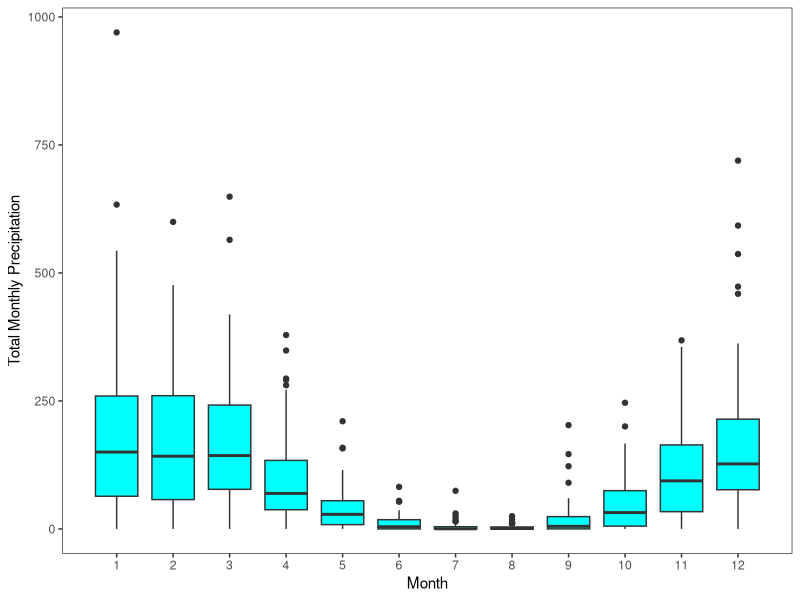
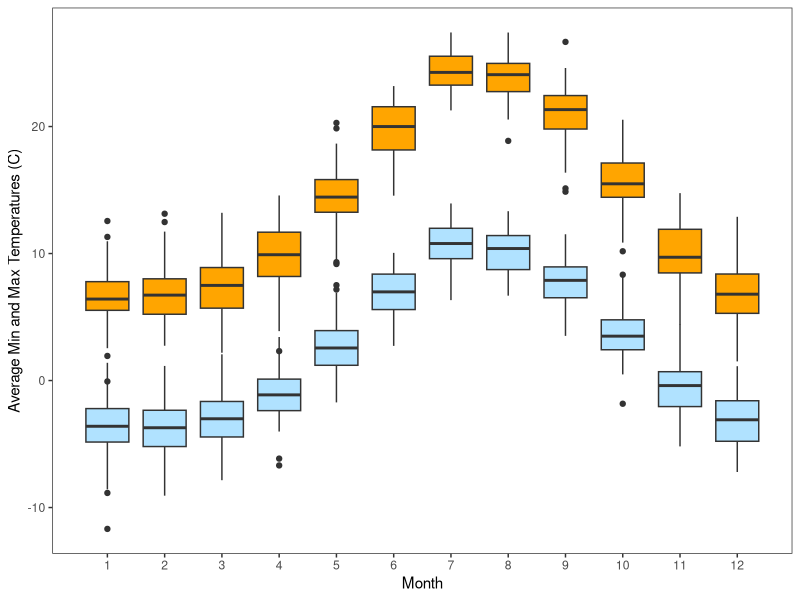
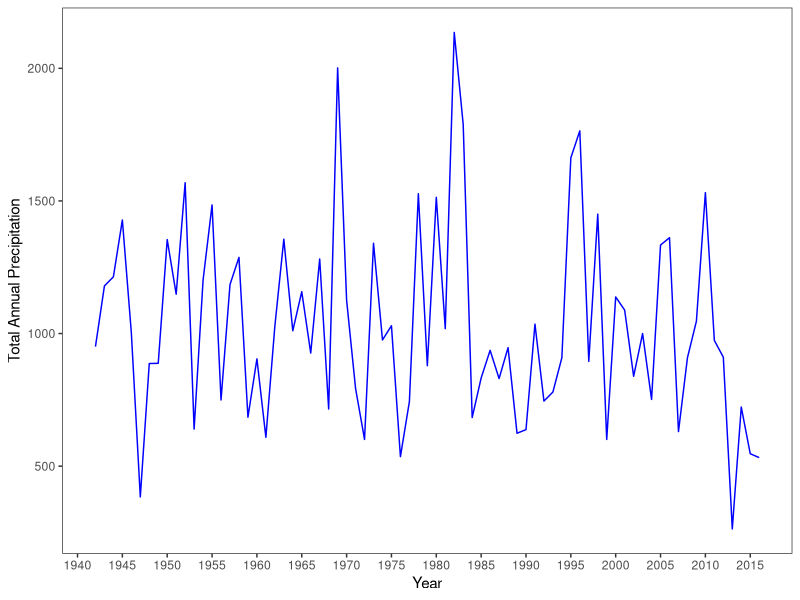
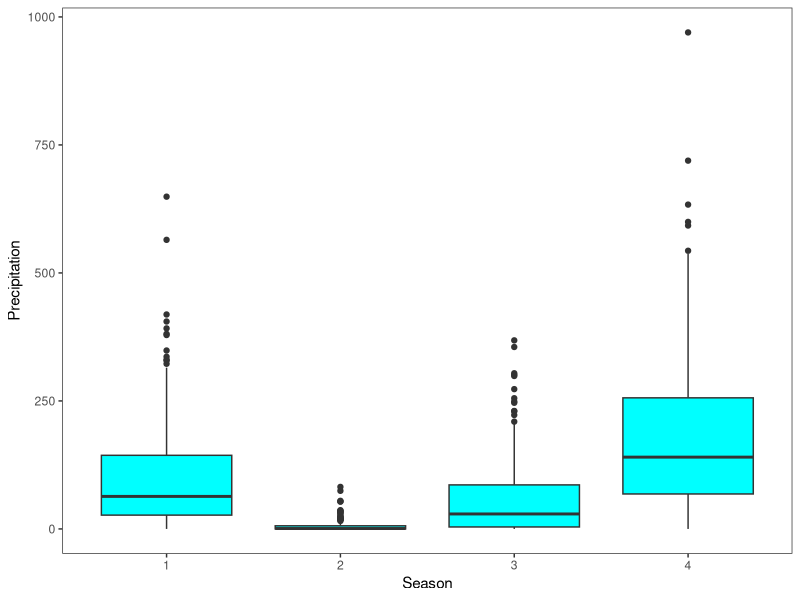
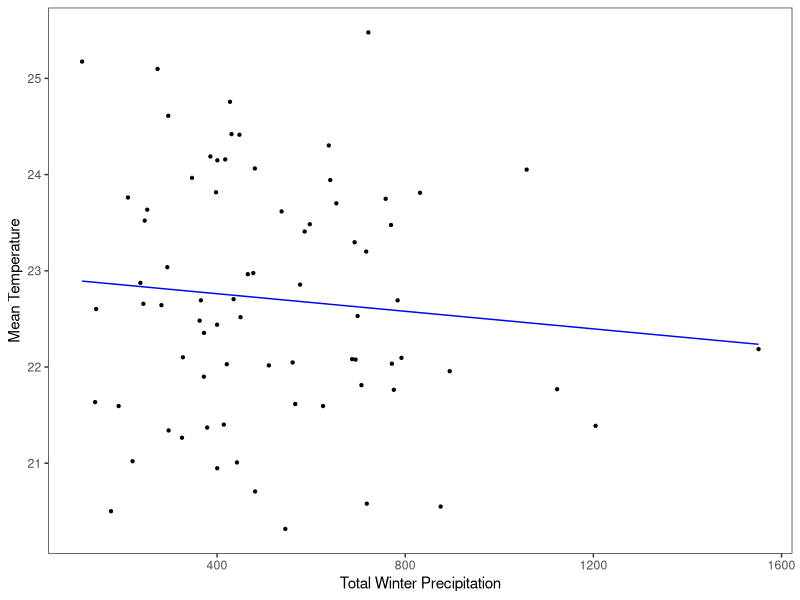

These charts were generated, in order, by the following R code:
## ---- chunk 1
library(ggplot2)
climate <- read.table("clim.txt", header=T)
climate$date <- NULL
clim_month <- aggregate(rain~year+month, data = climate, FUN = sum)
ggplot(clim_month, aes(group=month, x = month, y = rain)) +
  geom_boxplot(fill = "cyan") +
  scale_y_continuous(name = "Total Monthly Precipitation") +
  theme_bw()+
  theme(panel.grid.major = element_blank(), panel.grid.minor = element_blank())+
  scale_x_continuous(name = "Month", breaks = c(1,2,3,4,5,6,7,8,9,10,11,12))
## ---- chunk 2
clim_temp_min <- aggregate(tmin~month+year, data = climate, FUN = mean)
clim_temp_max <- aggregate(tmax~month+year, data = climate, FUN = mean)
clim_temp <- merge(clim_temp_max, clim_temp_min)

ggplot(clim_temp, aes(group= month, x = month)) +
  geom_boxplot(aes(y=tmax), fill = "orange") +
  geom_boxplot(aes(y=tmin), fill = "lightskyblue1") +
  scale_y_continuous(name = "Average Min and Max Temperatures (C)") +
  theme_bw()+
  theme(panel.grid.major = element_blank(), panel.grid.minor = element_blank())+
  scale_x_continuous(name = "Month", breaks = c(1,2,3,4,5,6,7,8,9,10,11,12))

## ---- chunk 3
clim_rain <- aggregate(rain~year, data = climate, FUN = sum)
ggplot(clim_rain, aes(y = rain, x = year))+
  geom_line(stat = "identity", color = "blue", size = 0.5) +
  theme_bw()+
  scale_x_continuous(breaks=seq(1940, 2020, by = 5))+
  theme(panel.grid.major = element_blank(), panel.grid.minor = element_blank())+
  ylab("Total Annual Precipitation")+
  xlab("Year")
## ---- chunk 4
range(climate$month)
climate$season = ifelse(climate$month %in% c(3,4,5),"1", ifelse(climate$month%in% c(6,7,8),"2", ifelse(climate$month %in% c(9,10,11),"3", "4")))
## ---- chunk 5
clim_season <- aggregate(rain~season+month+year, data = climate, FUN = sum)
ggplot(clim_season, aes(group=season, x = season, y = rain)) +
  geom_boxplot(fill = "cyan") +
  scale_y_continuous(name = "Precipitation") +
  theme_bw()+
  theme(panel.grid.major = element_blank(), panel.grid.minor = element_blank())+
  scale_x_discrete(name = "Season")
## ---- chunk 6
seasonal_rain <- aggregate(rain~year+season, data = climate, FUN = sum)
winter_rain<- subset(seasonal_rain, season == 4)
season_temp <- aggregate(tmax~year+season, data = climate, FUN = mean)
summer_temp <- subset(season_temp, season == 2)
rain_temp <- merge(summer_temp, winter_rain, by = "year")
## ---- chunk 7
ggplot(rain_temp, aes(x=rain, y= tmax, group_by(year))) +
  geom_point(size=0.8)+
  geom_smooth(method=lm, se = FALSE, formula = y ~ x, color = "blue", size = 0.5)+
  theme_bw()+
  theme(panel.grid.major = element_blank(), panel.grid.minor = element_blank())+
  xlab("Total Winter Precipitation")+
  ylab("Mean Temperature")
## ---- chunk 8
linear_reg <-lm(rain ~ tmax, data=rain_temp)
summary(linear_reg)
